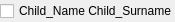
<?xml version="1.0" encoding="UTF-8"?>
<ui version="4.0">
 <class>ChildCheckBoxClass</class>
 <widget class="QWidget" name="ChildCheckBoxClass">
  <property name="geometry">
   <rect>
    <x>0</x>
    <y>0</y>
    <width>175</width>
    <height>22</height>
   </rect>
  </property>
  <property name="minimumSize">
   <size>
    <width>175</width>
    <height>0</height>
   </size>
  </property>
  <property name="windowTitle">
   <string>ChildCheckBox</string>
  </property>
  <layout class="QVBoxLayout" name="verticalLayout">
   <property name="leftMargin">
    <number>0</number>
   </property>
   <property name="topMargin">
    <number>0</number>
   </property>
   <property name="rightMargin">
    <number>0</number>
   </property>
   <property name="bottomMargin">
    <number>0</number>
   </property>
   <item>
    <widget class="QCheckBox" name="child_checkBox">
     <property name="sizePolicy">
      <sizepolicy hsizetype="MinimumExpanding" vsizetype="MinimumExpanding">
       <horstretch>0</horstretch>
       <verstretch>0</verstretch>
      </sizepolicy>
     </property>
     <property name="minimumSize">
      <size>
       <width>0</width>
       <height>0</height>
      </size>
     </property>
     <property name="text">
      <string>Child_Name Child_Surname</string>
     </property>
     <property name="iconSize">
      <size>
       <width>20</width>
       <height>20</height>
      </size>
     </property>
     <property name="checked">
      <bool>false</bool>
     </property>
     <property name="autoRepeat">
      <bool>false</bool>
     </property>
    </widget>
   </item>
  </layout>
 </widget>
 <layoutdefault spacing="6" margin="11"/>
 <resources/>
 <connections/>
</ui>
